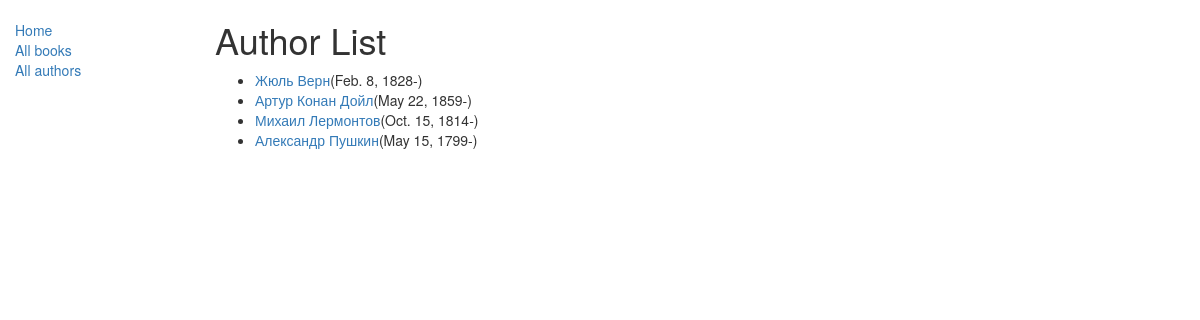
Screenshot of /catalog/authors/ with the database file from the repository.
### catalog/models.py (models this page shows, shortened)
class Author(models.Model):
    first_name = models.CharField(max_length=100)
    last_name = models.CharField(max_length=100)
    date_of_birth = models.DateField(null=True, blank=True)
    date_of_death = models.DateField('Died', null=True, blank=True)
    class Meta:
        ordering = ['last_name', 'first_name']
    def get_absolute_url(self):
        return reverse('author-detail', args=[str(self.id)])

### catalog/views.py (the view)
# urls.py: re_path(r'authors/$', views.AuthorListViews.as_view(), name='author'),
class AuthorListViews(generic.ListView):
    model = Author
    def get_context_data(self, **kwargs):
        context = super(AuthorListViews, self).get_context_data(**kwargs)
        context['some_data'] = 'This is just some data'
        return context

### catalog/templates/catalog/author_list.html
{% extends "base_generic.html" %}
{% block content %}
    <h1>Author List</h1>
    {% if author_list %}
    <ul>
      {% for author in author_list %}
      <li>
        <a href="{{ author.get_absolute_url }}">{{author.first_name}} {{ author.last_name }}</a>({{author.date_of_birth}}-)
      </li>
      {% endfor %}
    </ul>
    {% else %}
      <p>There are no author in the library.</p>
    {% endif %}
{% endblock %}

### rows the page displays
Author: first_name "Жюль", last_name "Верн", date_of_birth "Feb. 8, 1828"
Author: first_name "Артур", last_name "Конан Дойл", date_of_birth "May 22, 1859"
Author: first_name "Михаил", last_name "Лермонтов", date_of_birth "Oct. 15, 1814"
Author: first_name "Александр", last_name "Пушкин", date_of_birth "May 15, 1799"
